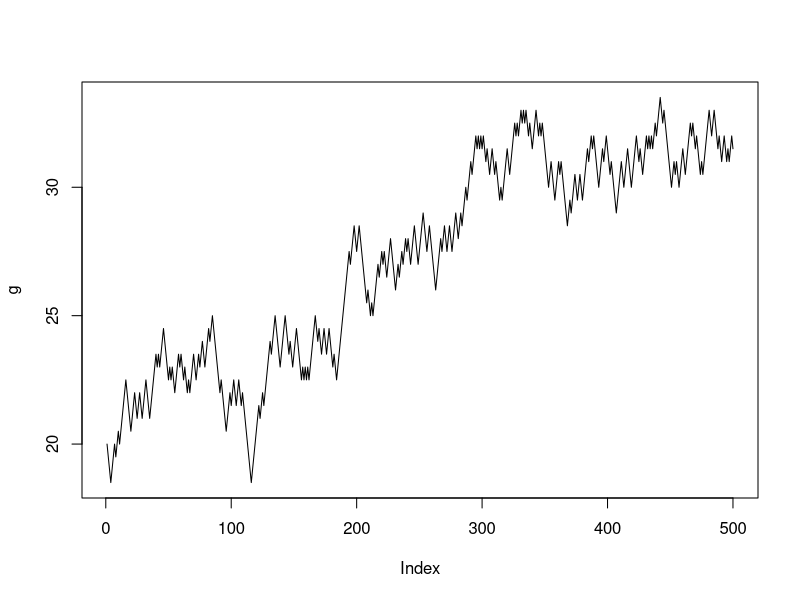

Generate this figure with R:
f<-function(x,y){
    g<- vector("numeric", x)
    
    for (i in 1:x) {
    g[i] <- y
    moneda <- runif(1)
    if (moneda<=0.5){
        y <- y+0.5
    } else {
        y <- y-0.5
    }
}
print(g)
plot(g, type = "l")
}   
f(500,20)